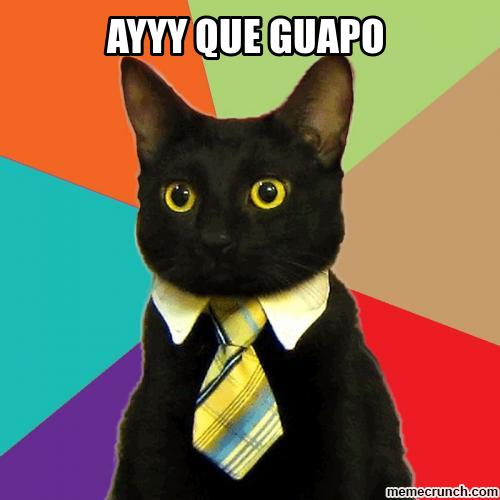
#> input picture RPC/Gat.jpg, 500 x 500 px
$ python Cat.py Gat.jpg   (Python 2 division)
#> lines starting #> are read from the running program, lines starting #| are printed output that depends on the picture
'''
face detection using haar cascades

USAGE:
    facedetect.py [--cascade <cascade_fn>] [--nested-cascade <cascade_fn>] [<video_source>]
'''

# Python 2/3 compatibility
from __future__ import print_function

import numpy as np
import cv2

# local modules
#from video import create_capture
from common import clock, draw_str


def detect(img, cascade):
    rects = cascade.detectMultiScale(img, scaleFactor=1.3, minNeighbors=4, minSize=(30, 30),
                                     flags=cv2.CASCADE_SCALE_IMAGE)
    if len(rects) == 0:
        return []
    rects[:,2:] += rects[:,:2]
    return rects

def draw_rects(img, rects, color):
    # [4 lines of commented-out code are left out]

    for x1, y1, x2, y2 in rects:
        cv2.rectangle(img, (x1, y1), (x2, y2), color, 2)
	X1 = x1
	Y1 = y1
	X2 = x2
	Y2 = y2

    #crop_img = img[X1:Y1, X2:Y2]
    #cv2.imshow("cropped", crop_img)
    #cv2.waitKey(0)

if __name__ == '__main__':
    import sys, getopt
    print(__doc__)

    args, video_src = getopt.getopt(sys.argv[1:], '', ['cascade=', 'nested-cascade='])

    args = dict(args)
    cascade_fn = args.get('--cascade', "haarcascade_frontalcatface_extended.xml")

    cascade = cv2.CascadeClassifier(cascade_fn)


    img = cv2.imread('Gat.jpg',cv2.IMREAD_COLOR)
#> img is the input picture: shape (500, 500, 3); mean B, G, R 80.4, 104.6, 121.9

    gray = cv2.cvtColor(img, cv2.COLOR_BGR2GRAY)
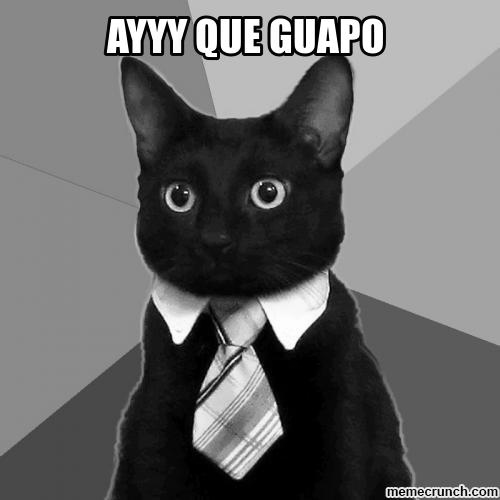
#> gray: shape (500, 500); min 0, max 255, mean 107
    gray = cv2.equalizeHist(gray)
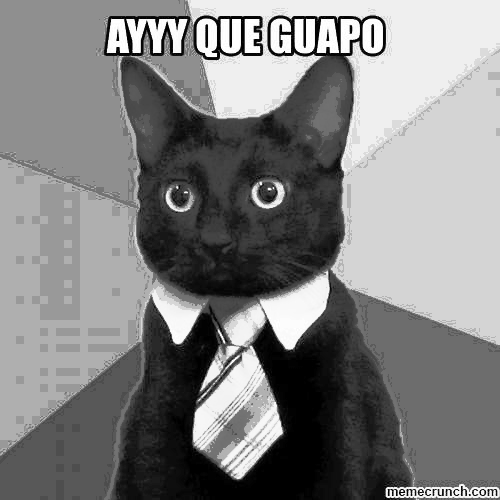
#> gray: shape (500, 500); min 0, max 255, mean 129.7

    rects = detect(gray, cascade)
#> in detect, `rects = cascade.detectMultiScale(img, scaleFactor=1.3, minNeighbors=4,..`: rects = [[136, 123, 174, 174]]
#> rects = [[136, 123, 310, 297]]
    vis = img.copy()

    print (rects)
#| [[136 123 310 297]]
    print (type(rects[0]))
#| <class 'numpy.ndarray'>
    crop_img = None
    for x1, y1, x2, y2 in rects:
	crop_img = img[y1:y2, x1:x2]
    	cv2.imwrite('Recorte.jpg',crop_img)
#> this loop made 1 pass
#> pass 1, `crop_img = img[y1:y2, x1:x2]`:
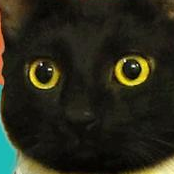
#> crop_img: shape (174, 174, 3); mean B, G, R 24.6, 38.2, 38.6

    draw_rects(vis, rects, (0, 255, 0))
#> the loop in draw_rects, `for x1, y1, x2, y2 in rects:` made 1 pass
#> (x1, y1, x2, y2, X1, Y1, X2, Y2) on pass 1: (136, 123, 310, 297, 136, 123, 310, 297)

    cv2.imshow('facedetect', crop_img)

    cv2.waitKey(0)
    cv2.destroyAllWindows()

$ run again, with RPC/A4.jpg copied over RPC/Gat.jpg
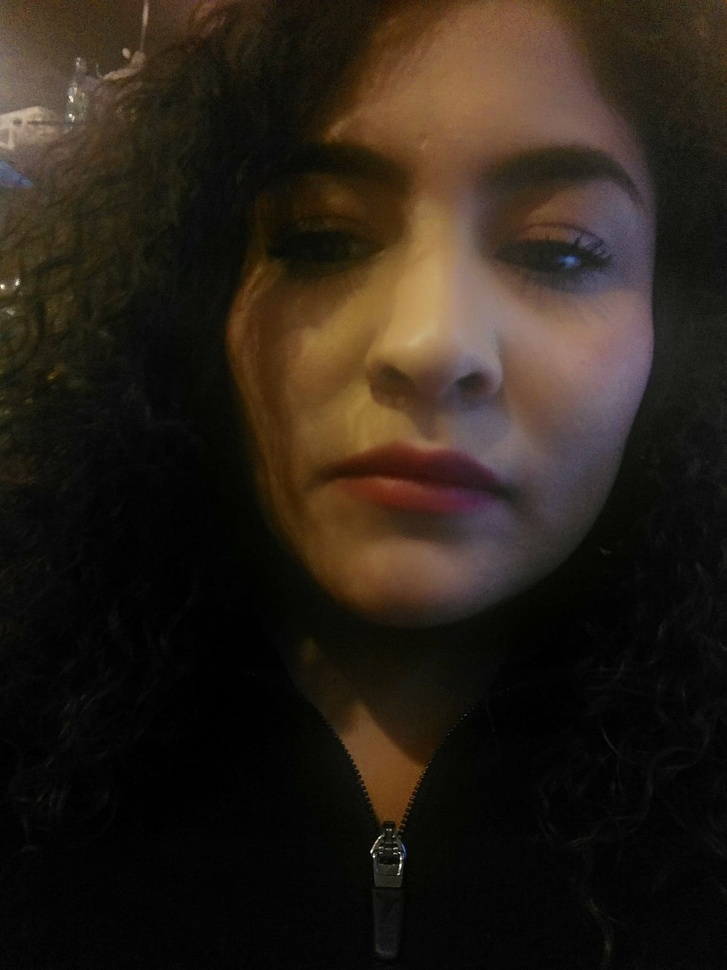
#> input picture RPC/A4.jpg, 727 x 970 px, shrunk from 1536 x 2048 before the run
#> img is the input picture: shape (970, 727, 3); mean B, G, R 24, 32.9, 42
#> `gray = cv2.equalizeHist(gray)`:
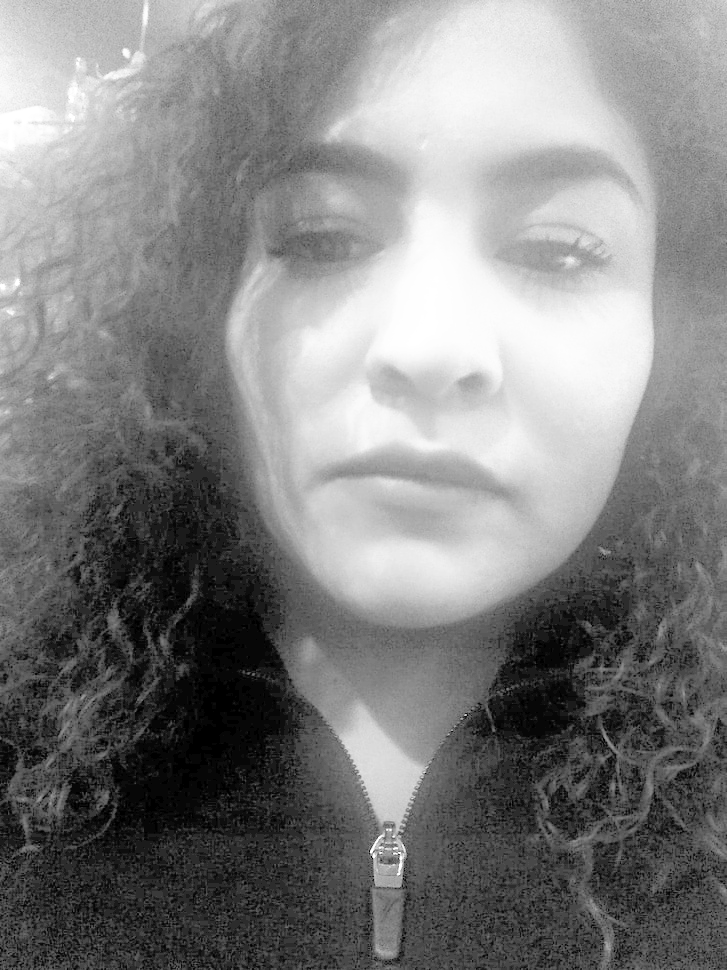
#> gray: shape (970, 727); min 0, max 255, mean 129.1
#> in detect, `rects = cascade.detectMultiScale(img, scaleFactor=1.3, minNeighbors=4,..`: rects = [[241, 41, 418, 418]]
#> `rects = detect(gray, cascade)`: rects = [[241, 41, 659, 459]]
#| [[241  41 659 459]]
#| <class 'numpy.ndarray'>
#> the loop `for x1, y1, x2, y2 in rects:` made 1 pass
#> pass 1, `crop_img = img[y1:y2, x1:x2]`:
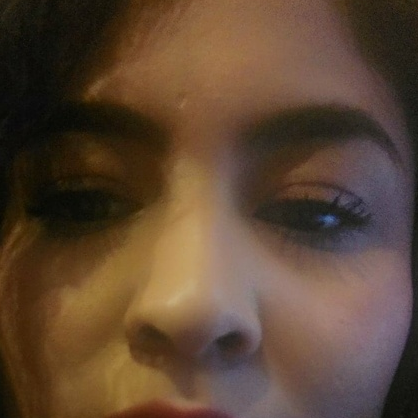
#> crop_img: shape (418, 418, 3); mean B, G, R 51.9, 70.3, 93
#> the loop in draw_rects, `for x1, y1, x2, y2 in rects:` made 1 pass
#> (x1, y1, x2, y2, X1, Y1, X2, Y2) on pass 1: (241, 41, 659, 459, 241, 41, 659, 459)

$ run again, with RPC/A5.jpg copied over RPC/Gat.jpg
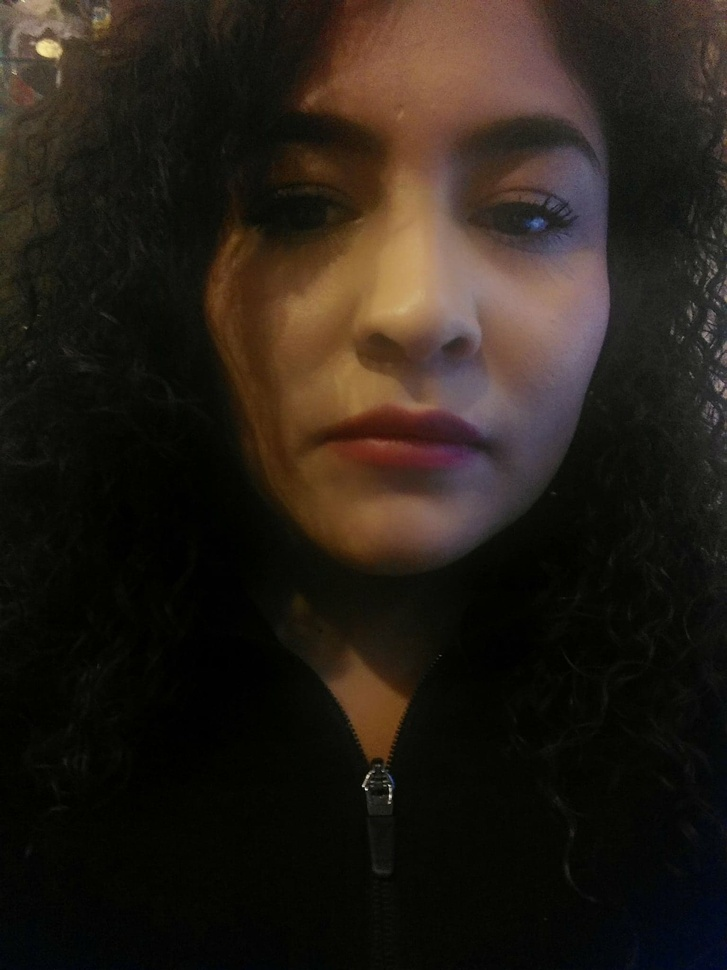
#> input picture RPC/A5.jpg, 727 x 970 px, shrunk from 1536 x 2048 before the run
#> img is the input picture: shape (970, 727, 3); mean B, G, R 22.9, 30.5, 38
#> `gray = cv2.equalizeHist(gray)`:
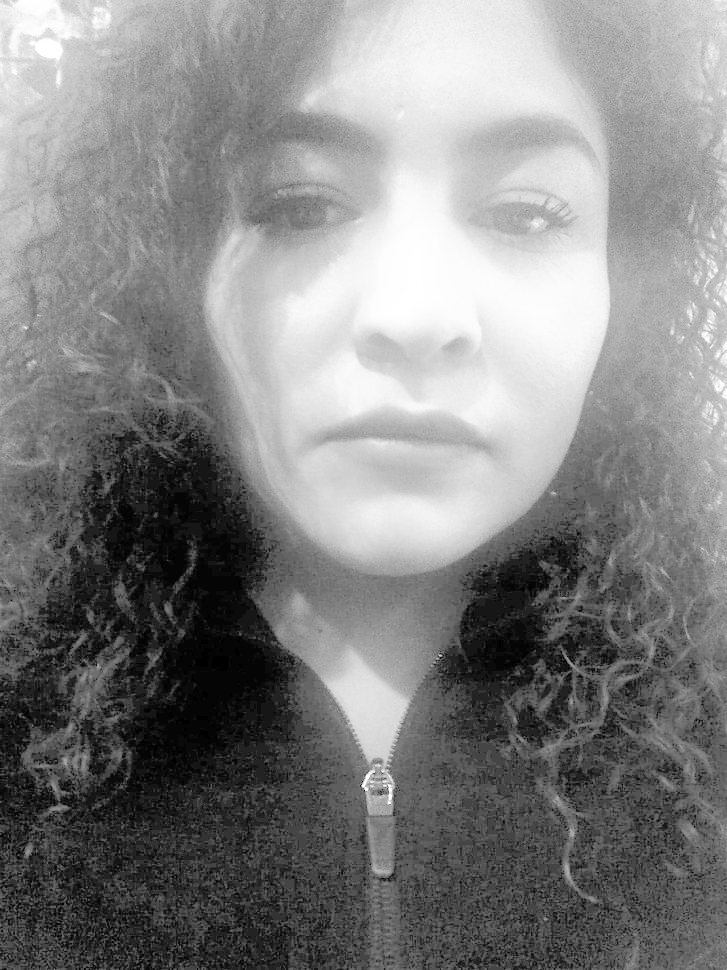
#> gray: shape (970, 727); min 0, max 255, mean 130.3
#> in detect, `rects = cascade.detectMultiScale(img, scaleFactor=1.3, minNeighbors=4,..`: rects = [[232, 21, 371, 371]]
#> `rects = detect(gray, cascade)`: rects = [[232, 21, 603, 392]]
#| [[232  21 603 392]]
#| <class 'numpy.ndarray'>
#> the loop `for x1, y1, x2, y2 in rects:` made 1 pass
#> pass 1, `crop_img = img[y1:y2, x1:x2]`:
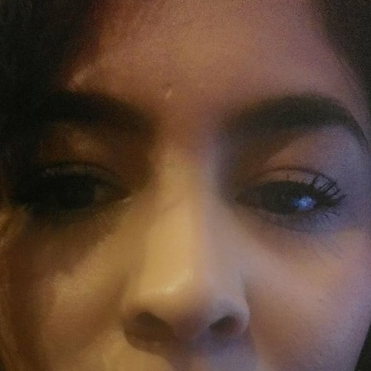
#> crop_img: shape (371, 371, 3); mean B, G, R 55.8, 71.6, 96.9
#> the loop in draw_rects, `for x1, y1, x2, y2 in rects:` made 1 pass
#> (x1, y1, x2, y2, X1, Y1, X2, Y2) on pass 1: (232, 21, 603, 392, 232, 21, 603, 392)
